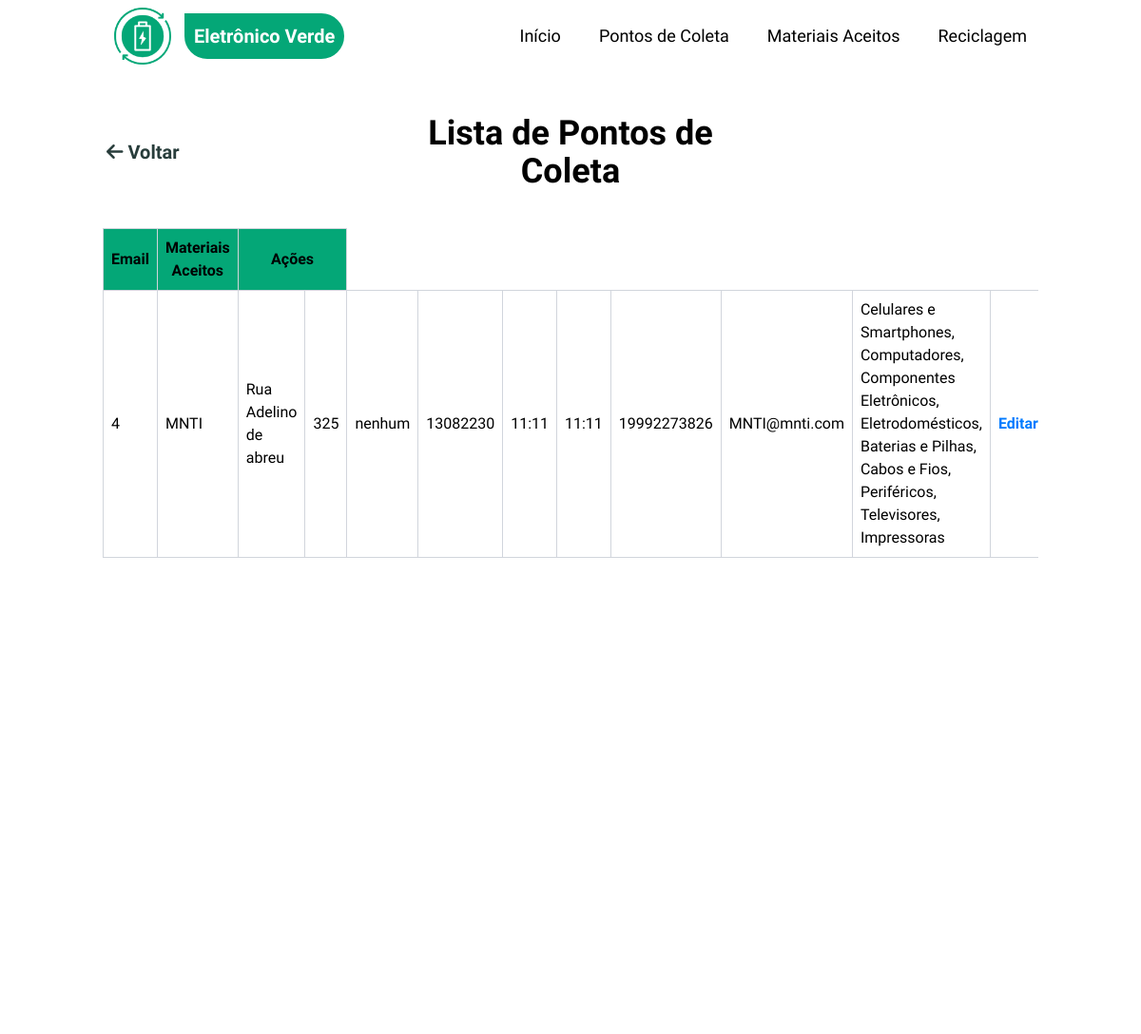
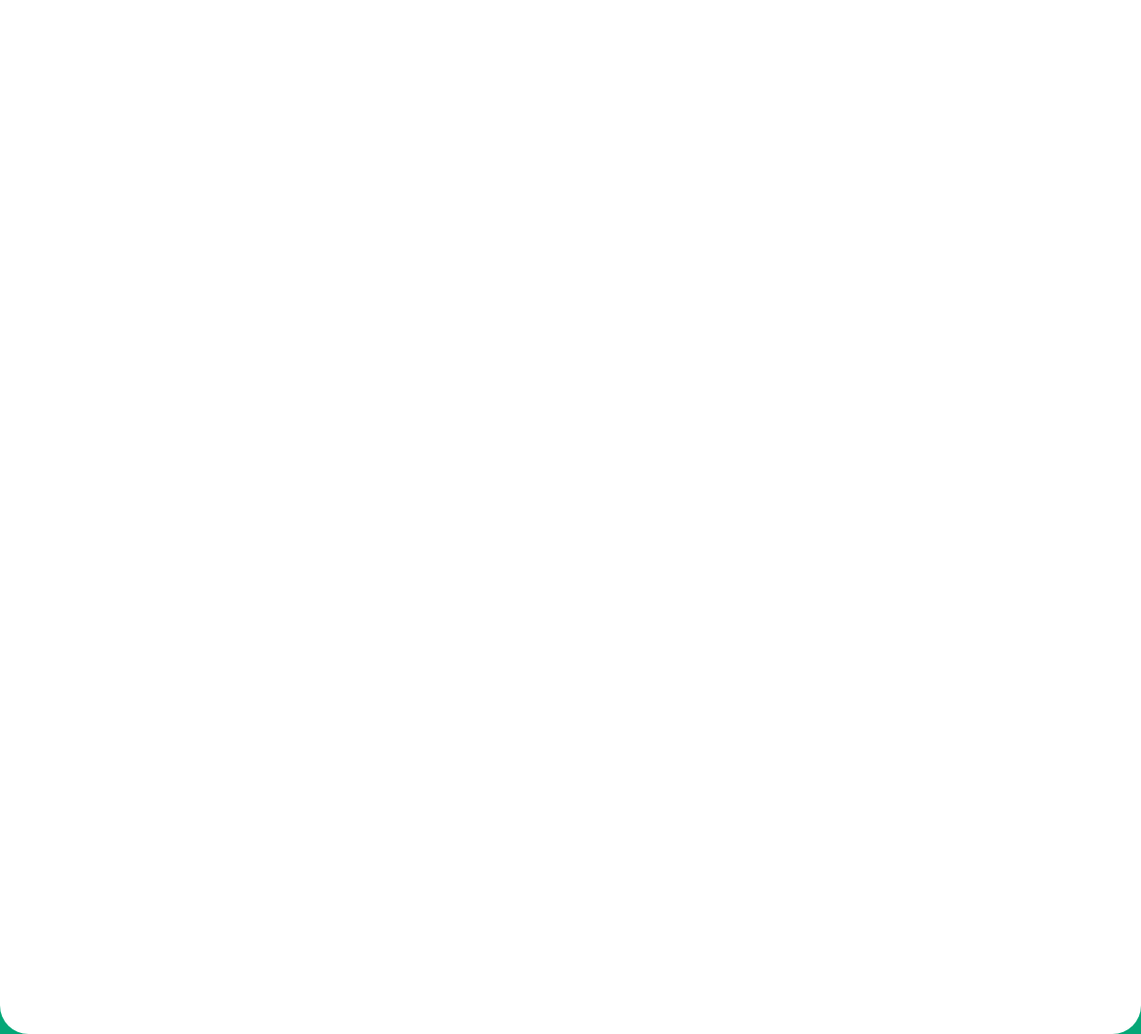
The page /consultar-pontos (signed in) on the database its author committed (2 pictures, top to bottom).
### tables this page shows
CREATE TABLE pontos_coleta (
    id INTEGER PRIMARY KEY AUTOINCREMENT,
    empresa VARCHAR(200) NOT NULL,
    endereco VARCHAR(255) NOT NULL,
    numero VARCHAR(20) NOT NULL,
    complemento VARCHAR(100),
    cep VARCHAR(10) NOT NULL,
    hora_inicio TIME NOT NULL,
    hora_encerrar TIME NOT NULL,
    telefone VARCHAR(20) NOT NULL,
    email VARCHAR(150) NOT NULL,
    latitude DECIMAL(10, 8),
    longitude DECIMAL(11, 8),
    ativo BOOLEAN DEFAULT 1,
    created_at DATETIME DEFAULT CURRENT_TIMESTAMP,
    updated_at DATETIME DEFAULT CURRENT_TIMESTAMP
);

### src/Presentation/Controllers/PontoColetaController.php (called while the page is built, shortened)
<?php
class PontoColetaController
{
    private ListarPontosColetaUseCase $listarUseCase;
    public function __construct()
    {
        $pontoColetaRepository = new SQLitePontoColetaRepository();
        $this->listarUseCase = new ListarPontosColetaUseCase($pontoColetaRepository);
    }
    public function consultar(): void
    {
        $resultado = $this->listarUseCase->executar(false);
        $pontosColeta = $resultado['dados'] ?? [];
        require_once __DIR__ . '/../Views/pontos-coleta/consultar.php';
    }
}

### index.php (called while the page is built, shortened)
<?php
require_once __DIR__ . '/config/autoload.php';
try {
    require_once __DIR__ . '/config/routes.php';
} catch (Exception $e) {
    http_response_code(500);
    echo "Desculpe, ocorreu um erro. Por favor, tente novamente mais tarde.";
    if (ini_get('display_errors')) {
        echo "<br><br><strong>Erro técnico:</strong> " . htmlspecialchars($e->getMessage());
    }
    exit;
}

### config/autoload.php (called while the page is built, shortened)
<?php
spl_autoload_register(function ($class) {
    $class = str_replace('EletronicoVerde\\', '', $class);
    $class = str_replace('\\', DIRECTORY_SEPARATOR, $class);
    $baseDir = dirname(__DIR__) . DIRECTORY_SEPARATOR . 'src' . DIRECTORY_SEPARATOR;
    $file = $baseDir . $class . '.php';
});

### src/Application/UseCases/PontoColeta/ListarPontosColetaUseCase.php (called while the page is built, shortened)
<?php
class ListarPontosColetaUseCase
{
    private PontoColetaRepositoryInterface $pontoColetaRepository;
    public function __construct(PontoColetaRepositoryInterface $pontoColetaRepository)
    {
        $this->pontoColetaRepository = $pontoColetaRepository;
    }
    public function executar(bool $apenasAtivos = true): array
    {
        try {
            $pontosColeta = $this->pontoColetaRepository->listarTodos($apenasAtivos);
            return [
                'sucesso' => true,
                'dados' => array_map(fn($ponto) => $ponto->toArray(), $pontosColeta),
                'total' => count($pontosColeta)
            ];
        } catch (\Exception $e) {
            error_log("Erro ao listar pontos de coleta: " . $e->getMessage());
            return [
                'sucesso' => false,
                'mensagem' => 'Erro ao buscar pontos de coleta.',
                'dados' => []
            ];
        }
    }
}
?>

### src/Infrastructure/Repositories/SQLitePontoColetaRepository.php (called while the page is built, shortened)
<?php
class SQLitePontoColetaRepository implements PontoColetaRepositoryInterface
{
    private PDO $db;
    public function __construct()
    {
        $this->db = SQLiteConnection::getInstance();
    }
    public function listarTodos(bool $apenasAtivos = true): array
    {
        try {
            $sql = "SELECT * FROM pontos_coleta";
            $sql .= " ORDER BY empresa ASC";
            $stmt = $this->db->query($sql);
            $resultados = $stmt->fetchAll();
            $pontosColeta = [];
            foreach ($resultados as $dados) {
                $pontoColeta = $this->converterParaEntidade($dados);
                $materiais = $this->buscarMateriaisPorPontoColeta($pontoColeta->getId());
                foreach ($materiais as $material) {
                    $pontoColeta->adicionarMaterial($material);
                }
                $pontosColeta[] = $pontoColeta;
            }
            return $pontosColeta;
        } catch (\PDOException $e) {
            error_log("Erro ao listar pontos de coleta: " . $e->getMessage());
            return [];
        }
    }
    private function buscarMateriaisPorPontoColeta(int $pontoColetaId): array
    {
        $sql = "SELECT m.* FROM materiais m
                INNER JOIN ponto_coleta_materiais pcm ON m.id = pcm.material_id
                WHERE pcm.ponto_coleta_id = :ponto_coleta_id";
        $stmt = $this->db->prepare($sql);
        $stmt->execute([':ponto_coleta_id' => $pontoColetaId]);
        $resultados = $stmt->fetchAll();
        $materiais = [];
        foreach ($resultados as $dados) {
            $material = new Material(
                $dados['nome'],
                $dados['descricao'],
                $dados['icone'],
                $dados['id']
            );
            $material->setCreatedAt($dados['created_at']);
            $material->setUpdatedAt($dados['updated_at']);
            $materiais[] = $material;
        }
        return $materiais;
    }
    private function converterParaEntidade(array $dados): PontoColeta
    {
        $pontoColeta = new PontoColeta(
            $dados['empresa'],
            $dados['endereco'],
            $dados['numero'],
            $dados['cep'],
            $dados['hora_inicio'],
            $dados['hora_encerrar'],
            $dados['telefone'],
            $dados['email'],
            $dados['complemento'],
            $dados['latitude'],
            $dados['longitude'],
            (bool) $dados['ativo'],
            $dados['id']
        );
        $pontoColeta->setCreatedAt($dados['created_at']);
        $pontoColeta->setUpdatedAt($dados['updated_at']);
        return $pontoColeta;
    }
}

### src/Infrastructure/Database/SQLiteConnection.php (called while the page is built, shortened)
<?php
class SQLiteConnection
{
    private static ?PDO $instance = null;
    private function __construct()
    {
        try {
            $dbDir = DATABASE_PATH;
            $dbPath = $dbDir . '/eletronicoverde.db';
            self::$instance = new PDO('sqlite:' . $dbPath);
            self::$instance->setAttribute(PDO::ATTR_ERRMODE, PDO::ERRMODE_EXCEPTION);
            self::$instance->exec('PRAGMA foreign_keys = ON');
        } catch (PDOException $e) {
            Logger::error('Erro na conexão SQLite: ' . $e->getMessage());
            die('Erro na conexão com banco de dados. Verifique os logs.');
        }
    }
    public static function getInstance(): PDO
    {
        return self::$instance;
    }
}

### src/Domain/Entities/PontoColeta.php (called while the page is built, shortened)
<?php
class PontoColeta
{
    private ?int $id;
    public function __construct(
        string $empresa,
        string $endereco,
        string $numero,
        string $cep,
        string $horaInicio,
        string $horaEncerrar,
        string $telefone,
        string $email,
        ?string $complemento = null,
        ?float $latitude = null,
        ?float $longitude = null,
        bool $ativo = true,
        ?int $id = null
    ) {
        $this->empresa = $empresa;
        $this->endereco = $endereco;
        $this->numero = $numero;
        $this->cep = $this->sanitizeCep($cep);
        $this->horaInicio = $horaInicio;
        $this->horaEncerrar = $horaEncerrar;
        $this->telefone = $this->sanitizeTelefone($telefone);
        $this->email = $email;
        $this->complemento = $complemento;
        $this->latitude = $latitude;
        $this->longitude = $longitude;
        $this->ativo = $ativo;
        $this->id = $id;
    }
    public function getId(): ?int { return $this->id; }
    public function temMaterial(int $materialId): bool
    {
        return false;
    }
    private function sanitizeCep(string $cep): string
    {
        return preg_replace('/[^0-9]/', '', $cep);
    }
    private function sanitizeTelefone(string $telefone): string
    {
        return preg_replace('/[^0-9]/', '', $telefone);
    }
}

### src/Domain/Entities/Material.php (called while the page is built, shortened)
<?php
class Material
{
    private ?int $id;
    public function __construct(
        string $nome,
        ?string $descricao = null,
        ?string $icone = null,
        ?int $id = null
    ) {
        $this->nome = $nome;
        $this->descricao = $descricao;
        $this->icone = $icone;
        $this->id = $id;
    }
    public function getId(): ?int { return $this->id; }
    public function setCreatedAt(string $createdAt): void { $this->createdAt = $createdAt; }
}

### src/Presentation/Views/pontos-coleta/consultar.php (the view, shortened to what this page needs)
<?php require_once __DIR__ . '/../layouts/header.php'; ?>
<main class="min-h-[100vh] relative z-2 bg-white rounded-b-[30px]">
    <div class="container mx-auto pt-30 p-5">
      <div class="w-full flex items-center justify-between pb-10 flex-wrap">
        <div class="w-1/3">
          <a href="/eletronicoverde/acesso-restrito" class="relative transition-all duration-150 text-third font-bold p-1 text-xl hover:text-primary
                  before:absolute before:h-[1px] before:w-0 hover:before:w-full before:bg-primary before:bottom-0 before:left-0 before:transition-all before:duration-150">
            <i class="fa-solid fa-arrow-left"></i> Voltar
          </a>
        </div>
        <div class="w-1/3 text-center">
          <h1 class="text-4xl font-bold">Lista de Pontos de Coleta</h1>
        </div>
      </div>
      <div class="overflow-x-auto">
        <?php if (!empty($pontosColeta)): ?>
            <table class="border-collapse w-full pt-5">
                <thead>
                    <tr>
                        <th class="border border-gray-300 p-2 bg-primary text-black font-bold">Email</th>
                        <th class="border border-gray-300 p-2 bg-primary text-black font-bold">Materiais Aceitos</th>
                        <th class="border border-gray-300 p-2 bg-primary text-black font-bold" colspan="2">Ações</th>
                    </tr>
                </thead>
                <tbody>
                    <?php foreach ($pontosColeta as $ponto): ?>
                    <tr class="hover:bg-fourth transition-colors">
                        <td class="border border-gray-300 p-2"><?= htmlspecialchars($ponto['id']) ?></td>
                        <td class="border border-gray-300 p-2"><?= htmlspecialchars($ponto['empresa']) ?></td>
                        <td class="border border-gray-300 p-2"><?= htmlspecialchars($ponto['endereco']) ?></td>
                        <td class="border border-gray-300 p-2"><?= htmlspecialchars($ponto['numero']) ?></td>
                        <td class="border border-gray-300 p-2"><?= htmlspecialchars($ponto['complemento'] ?? '-') ?></td>
                        <td class="border border-gray-300 p-2"><?= htmlspecialchars($ponto['cep']) ?></td>
                        <td class="border border-gray-300 p-2"><?= htmlspecialchars($ponto['hora_inicio']) ?></td>
                        <td class="border border-gray-300 p-2"><?= htmlspecialchars($ponto['hora_encerrar']) ?></td>
                        <td class="border border-gray-300 p-2"><?= htmlspecialchars($ponto['telefone']) ?></td>
                        <td class="border border-gray-300 p-2"><?= htmlspecialchars($ponto['email']) ?></td>
                        <td class="border border-gray-300 p-2">
                            <?php if (!empty($ponto['materiais'])): ?>
                                <?php
                                $materiais = array_map(function($m) {
                                    return htmlspecialchars($m['nome']);
                                }, $ponto['materiais']);
                                echo implode(', ', $materiais);
                                ?>
                            <?php else: ?>
                                <span class="text-gray-500">Nenhum</span>
                            <?php endif; ?>
                        </td>
                        <td class="border border-gray-300 p-0">
                            <a href="/eletronicoverde/editar-ponto?id=<?= $ponto['id'] ?>"
                               class="block w-full h-full p-2 text-center text-azul font-bold hover:bg-blue-100 transition-colors">
                                Editar
                            </a>
                        </td>
                    </tr>
                    <?php endforeach; ?>
                </tbody>
            </table>
        <?php endif; ?>
      </div>
    </div>
</main>
<?php require_once __DIR__ . '/../layouts/footer.php'; ?>primary text-black font-bold">ID</th>

### rows shown on the page
pontos_coleta: id "4", empresa "MNTI", endereco "Rua Adelino de abreu", numero "325", complemento "nenhum", cep "13082230", hora_inicio "11:11", hora_encerrar "11:11", telefone "19992273826", email "MNTI@mnti.com", materiais "Celulares e Smartphones, Computadores, Componentes Eletrônicos, Eletrodomésticos, Baterias e Pilhas, Cabos e Fios, Periféricos, Televisores, Impressoras"
